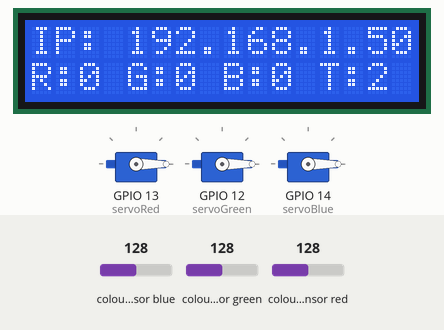
Simulated run of this sketch. Board: ESP32. Parts: 3 × servo, 16×2 character LCD. The test bench sets the inputs (shaded band); at power-on: colour sensor blue 128, colour sensor red 128, colour sensor green 128. WiFi joins after 1.5 s; servers stay silent unless stated; what the sketch prints to the serial monitor is not drawn.

Above: at 2.7 s.
2.8 s: colour sensor blue set to 131
At 4.6 s:
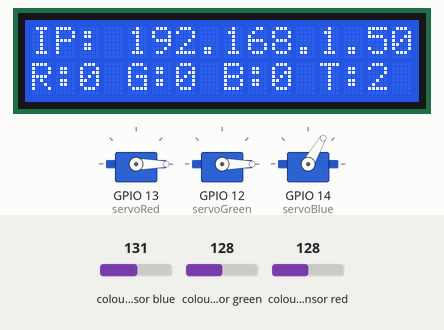
5.8 s: colour sensor red set to 134
At 8.7 s:
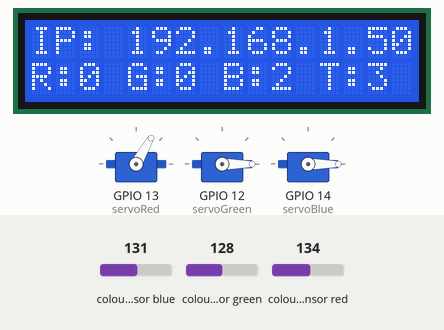
8.8 s: colour sensor green set to 191
At 11.1 s:
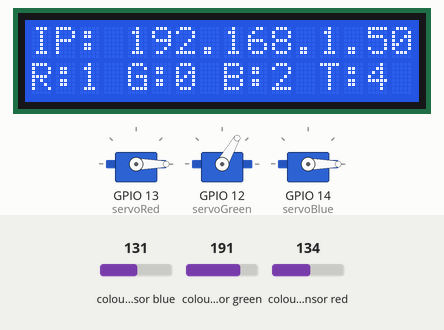
11.8 s: colour sensor green set to 5
At 12.7 s:
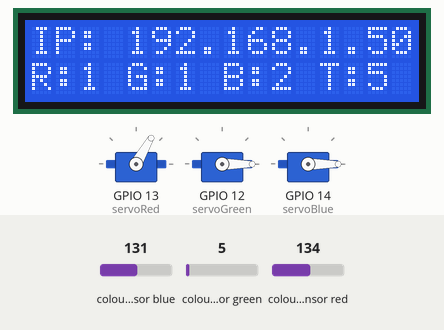
Timing chart, 0 to 15.8 s (numbered marks = the images above; inputs shaded):
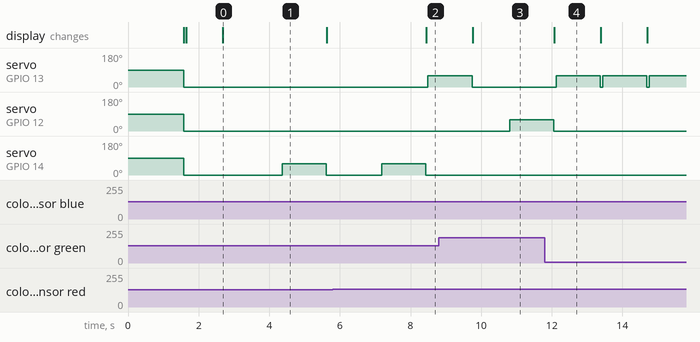

The sketch:

esteiraESP32.ino
```cpp
#include <Wire.h>
#include <WiFi.h>
#include <WebSocketsServer.h>
#include <ESP32Servo.h>
#include "Adafruit_TCS34725.h"
#include <LiquidCrystal_I2C.h>

//Credenciais do seu Wi-Fi
const char* ssid = "Nome_Wifi";
const char* password = "Senha_Wifi";

//Inicializa o Servidor WebSocket na porta 81
WebSocketsServer webSocket = WebSocketsServer(81);

//Configuração I2C (LCD e Sensor) - ESP32 usa SDA 21, SCL 22 por padrão
LiquidCrystal_I2C lcd(0x27, 16, 2);
Adafruit_TCS34725 tcs = Adafruit_TCS34725(TCS34725_INTEGRATIONTIME_24MS, TCS34725_GAIN_16X);

//Servos
Servo servoRed;
Servo servoBlue;
Servo servoGreen;

//Variáveis
int red = 0;
int blue = 0;
int green = 0;
int dela_ = 1250;
int tempo = 0;
int angulo = 60;

unsigned long ultimoTempo = 0;

void setup() {
  Serial.begin(115200); //ESP32 geralmente usa 115200

  //Conexão Wi-Fi
  Serial.print("Conectando ao Wi-Fi");
  WiFi.begin(ssid, password);
  while (WiFi.status() != WL_CONNECTED) {
    delay(500);
    Serial.print(".");
  }
  Serial.println("\nConectado! IP do ESP32: ");
  Serial.println(WiFi.localIP()); //Anote este IP para por no site

  //Inicia WebSocket
  webSocket.begin();

  if (tcs.begin()) {
    Serial.println("Found sensor");
  } else {
    Serial.println("No TCS34725 found ... check your connections");
    while (1);
  }

  //Pinos dos Servos no ESP32 (13, 12, 14)
  servoRed.attach(13);
  servoGreen.attach(12);
  servoBlue.attach(14);

  lcd.begin();
  lcd.backlight();
  lcd.setCursor(0, 0);
  lcd.print("IP: ");
  lcd.print(WiFi.localIP()); //Mostra o IP no visor para facilitar

  servoRed.write(0);
  servoGreen.write(0);
  servoBlue.write(0);
}

void enviarDadosWeb() {
  //Monta a string que o JavaScript espera
  String payload = "Tempo: " + String(tempo) + "s; " +
                   "Vermelho: " + String(red) + "; " +
                   "Azul: " + String(blue) + "; " +
                   "Verde: " + String(green) + "; " +
                   "Total: " + String(red + blue + green) + ";\n";

  //Envia para todos os clientes conectados no site
  webSocket.broadcastTXT(payload);
}

void vermelho() {
  servoRed.write(angulo);
  delay(dela_);
  servoRed.write(0);
  red += 1;
  enviarDadosWeb();
}

void verde() {
  delay(1000);
  servoGreen.write(angulo);
  delay(dela_);
  servoGreen.write(0);
  green += 1;
  enviarDadosWeb();
}

void azul() {
  delay(1500);
  servoBlue.write(angulo);
  delay(dela_);
  servoBlue.write(0);
  blue += 1;
  enviarDadosWeb();
}

void loop() {
  webSocket.loop(); //Mantém a conexão viva

  //Lógica de tempo
  if (millis() - ultimoTempo >= 1000) {
    tempo += 1;
    ultimoTempo = millis();
    enviarDadosWeb(); //Atualiza o relógio no site a cada segundo
  }

  uint16_t r, g, b, c;
  tcs.getRawData(&r, &g, &b, &c);

  if ((r + g + b) > 815) {
    if ((r > g) && (r > b)) {
      vermelho();
    } else if ((g > r) && (g > b)) {
      verde();
    } else if ((b > r) && (b > g)) {
      azul();
    }
  }

  //Atualização do LCD
  lcd.setCursor(0, 1);
  lcd.print("R:"); lcd.print(red);
  lcd.print(" G:"); lcd.print(green);
  lcd.print(" B:"); lcd.print(blue);
  lcd.print(" T:"); lcd.print(tempo);
}
```

Measured:
- the behaviour switches between 128 and 129 on colour sensor blue (found by bisection; images 0 and 1)
- the behaviour switches between 131 and 132 on colour sensor red (found by bisection; images 1 and 2)
- after the input at 2.8 s, servo on GPIO 14 (servoBlue): 0° → 60° after 1.6 s, → 0° 1.2 s later
- after the input at 5.8 s, servo on GPIO 13 (servoRed): 0° → 60° after 2.7 s
- after the input at 8.8 s, servo on GPIO 13 (servoRed): goes on until 9.7 s, then stays 0°; servo on GPIO 12 (servoGreen): 0° → 60° after 2.0 s
- after the input at 11.8 s, servo on GPIO 13 (servoRed): alternates 60° for 1.2 s and 0° for 0.06 s, starting after 0.32 s; servo on GPIO 12 (servoGreen): goes on until 12.1 s, then stays 0°
- what the display in image 4 shows lasts 1.3 s, from 12.1 s to 13.4 s
